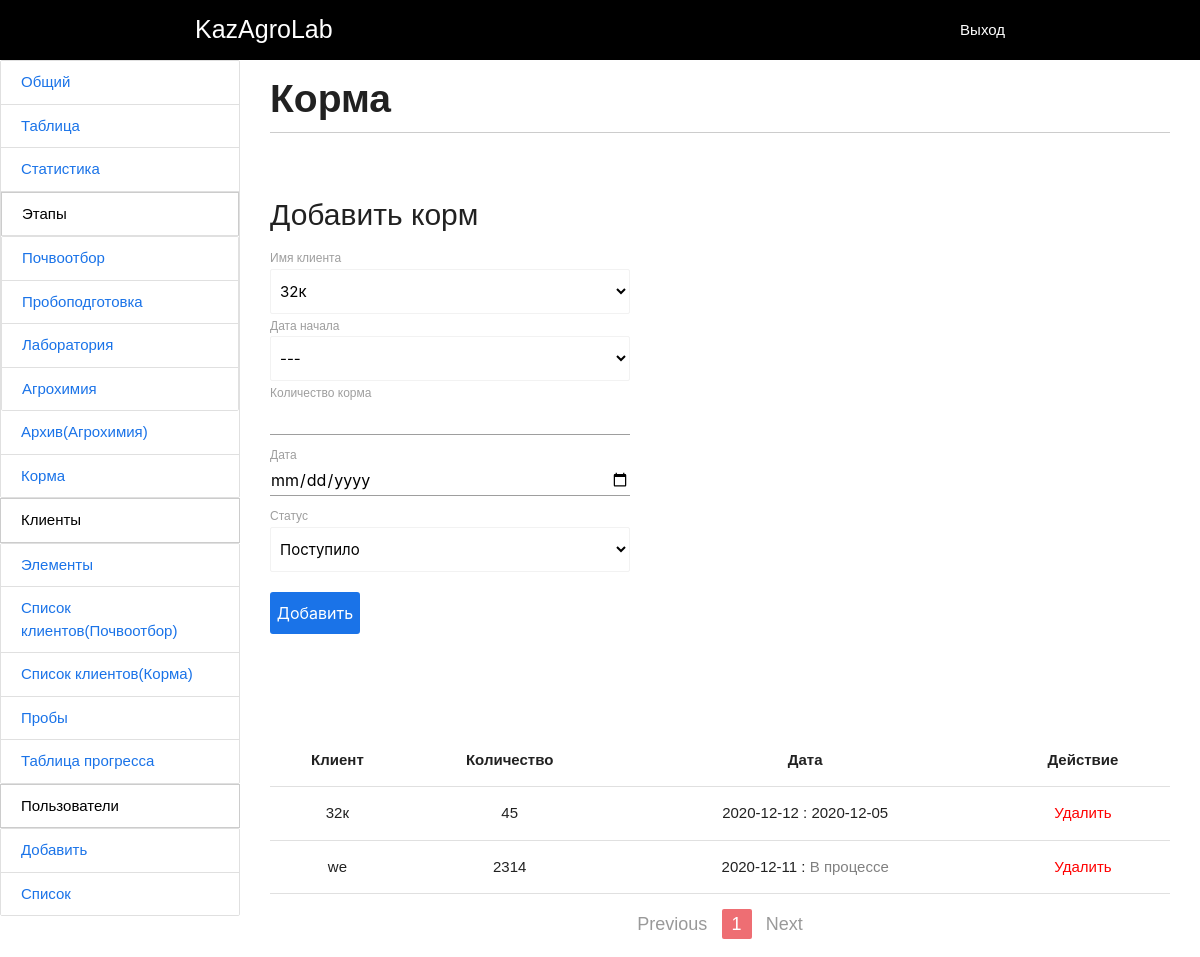
/corms/ (signed in), run on the app's committed database.
### navi/models.py (models this page shows, shortened)
class Corms(models.Model):
    client = models.ForeignKey("ClientCorm", on_delete=models.CASCADE, related_name="corms")
    count = models.IntegerField()
    parent = models.OneToOneField('self', on_delete=models.CASCADE,blank=True, null=True, related_name="children")
    date = models.DateField(null=True, blank=True)
    statusChoice = (
        ('Поступило', 'Поступило'),
        ('Готово', 'Готово')
    )
    status = models.CharField(max_length=200, default='Поступило', choices=statusChoice)
    class Meta:
        verbose_name = 'Корм'
        verbose_name_plural = 'Корма'

class ClientCorm(models.Model):
    name = models.CharField(max_length=500)
    def __str__(self):
        return self.name
    class Meta:
        verbose_name = 'Клиент(Корма)'
        verbose_name_plural = 'Клиенты(корма)'

### navi/myDecorators.py (the view)
        def wrapper(request,*args,**kwargs):
            g = False
            for i in groups:
                for j in list(request.user.groups.all()):
                    if i==str(j):
                        g = True
            if g:
                return func(request,*args,**kwargs)
            else:
                return render(request,'403.html')

### navi/context_processors.py (called while the page is built)
def UserGroups(request):
    user = request.user
    groups = user.groups.all()
    list_group = []
    for i in groups:
        list_group.append(i.name)
    return {"userGroups":list_group}

### navi/myDecorators.py (called while the page is built)
def hasGroups(groups = []):
    def has_groups(func):
        def wrapper(request,*args,**kwargs):
            g = False
            for i in groups:
                for j in list(request.user.groups.all()):
                    if i==str(j):
                        g = True
            if g:
                return func(request,*args,**kwargs)
            else:
                return render(request,'403.html')
        return wrapper
    return has_groups

### navi/templatetags/mytags.py (called while the page is built)
@register.filter(name='validDate')
def validDate(text):
    if int(text) < 10:
        text = '0' + str(text)
        return text
    else:
        return text

@register.filter(name="childDate")
def childDate(pk):
    corm = Corms.objects.get(pk=pk)
    try:
        c = corm.children
        return c.date
    except:
        return "<span style='color:gray;'>В процессе</span>"

@register.filter(name="childNot")
def childNot(j):
    try:
        c = j.children
        return False
    except:
        return True

### navi/templates/corms.html (shortened to what this page needs)
{% extends 'base.html' %}
{% load mytags %}
{% block content %}
<header class="content_header">
    <h1 class="content_title header_title">Корма</h1>
</header>
<h2 class="content_title form_add_title">Добавить корм</h2>
            <form class="form_add" action="{% url 'addCorms' %}" method="POST" name="myForm">
                <label for="client_name">Имя клиента</label>
                <select name="client" class="form_add_select" id="client_name" name="allClients" onchange='NewSelect(this.options[this.selectedIndex].getAttribute("data-name"))'>
                    {% for i in clients %}
                        <option value="{{i.pk}}" data-name="{{i.name}}" {% if forloop.counter == 1 %} selected {% endif %}>{{i.name}}</option>
                    {% endfor %}
                </select>
                <label for="parent">Дата начала</label>
                <select name="parent" id="parent" class="form_add_select" onchange='ChangeSelect(this.options[this.selectedIndex].getAttribute("value"), this.options[this.selectedIndex].getAttribute("data-max"))'>
                    <option value="">---</option>
                </select>
                <label for="prob_count">Количество корма</label>
                <input name="count" type="number" class="input" min="1" id="prob_count" required>
                <label for="prob_date">Дата</label>
                <input name="date" type="date" class="input" id="prob_date" required>
                <label for="corm_status">Статус</label>
                <select name="status" id="corm_status" class="form_add_select">
                    <option value="Поступило">Поступило</option>
                </select>
                <button type="submit" class="form_add_btn">Добавить</button>
            </form>
<table class="prop_table centered">
    <thead>
        <tr>
            <th class="table_head">Клиент</th>
            <th class="table_head">Количество</th>
            <th class="table_head">Дата</th>
            <th class="table_head">Действие</th>
        </tr>
    </thead>
    <tbody>
        {% for corm in corms %}
                <tr>
                    <td>{{ corm.client }}</td>
                    <td>{{ corm.count }}</td>
                    <td>{{corm.date.year}}-{{corm.date.month|validDate}}-{{corm.date.day|validDate}} : {{ corm.pk|childDate|safe }}</td>
                    <td><a href="{% url 'deleteCorms' corm.pk %}" class="table_action table_action_delete modal-trigger">Удалить</a></td>
                </tr>
        {% endfor %}
    </tbody>
</table>
{% include "pagination.html" with page=corms %}
{% endblock %}

### navi/static/css/style.css (style rules this page uses)
body { font-family: 'Noto Sans JP', sans-serif; width: 100%; }
.input { height: 2rem !important; margin-top: 18px; outline: none; padding: 12px 12px; }
.content_header { height: 55px; border-bottom: 1px solid #ccc; }
.content_title { font-size: 39px; margin: 15px 0; font-weight: 600; }
.content_title.form_add_title { font-size: 30px; font-weight: 400; margin-top: 65px; }
.form_add { min-width: 300px; max-width: 360px; margin-bottom: 100px; }
.form_add select { display: block !important; }
.form_add_btn { margin-top: 20px; background-color: #1A73E8; color: #fff; border: 0; padding: 10px 0; border-radius: 3px; width: 90px; font-size: 16px; cursor: pointer; border: 2px solid #1A73E8; transition: 0.3s; }
.table_head { cursor: pointer !important; z-index: 10; }
.table_action { color: #083d83; cursor: pointer; }
.table_action.table_action_delete { color: red; }
.table_head { cursor: pointer; }

### data on the page
Corms: client "32к", count "45", date.year "2020", date.month|validDate "12", date.day|validDate "12", pk|childDate "2020-12-05"
Corms: client "we", count "2314", date.year "2020", date.month|validDate "12", date.day|validDate "11", pk|childDate "В процессе"

### other printed values
{{ page.number }} "1"
form field client "32к"
